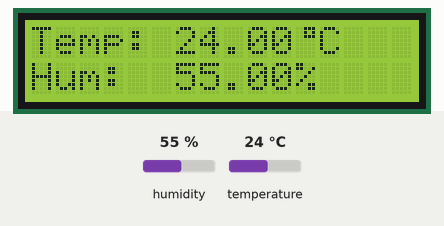
Recording of a sketch running on a simulated ESP8266 (NodeMCU). Parts: 16×2 character LCD. The test bench sets the inputs (shaded band); at power-on: humidity 55 %, temperature 24 °C. WiFi joins after 1.5 s; servers stay silent unless stated; network time is answered at once with the bench clock; the local clock reads 2024-03-15 10:24:30 at power-on unless the sketch sets it; the Firebase database answers and starts empty; not simulated (calls return 0 or success): Secrets.h; what the sketch prints to the serial monitor is not drawn.

Above: at 11.1 s.
11.2 s: humidity set to 22 %
At 15.9 s:
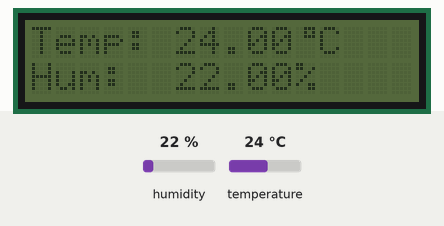
16.5 s: temperature set to 12 °C
At 20.8 s:
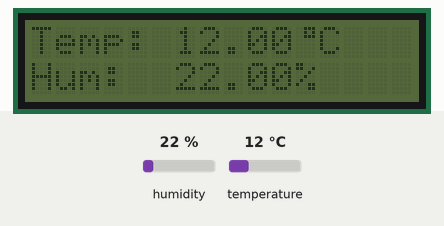
21.5 s: humidity set to 40 %
At 25.7 s:
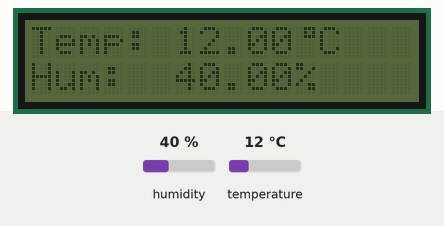
26.5 s: temperature set to 19 °C
At 30.6 s:
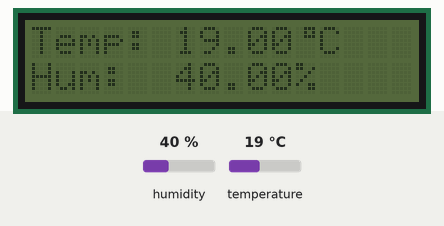
Timing chart, 0 to 32.1 s (numbered marks = the images above; inputs shaded):
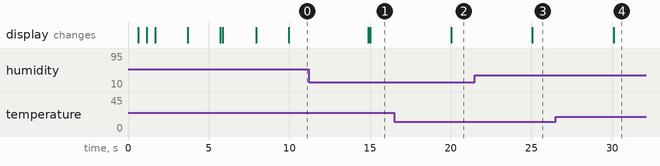

The sketch:

TempMonitor_BME280.ino
```cpp
#include <Wire.h>
#include <LiquidCrystal_I2C.h>

#include <Adafruit_Sensor.h>
#include <Adafruit_BME280.h>

#include <FirebaseArduino.h>
#include <ESP8266WiFi.h>
#include <WiFiUdp.h>
#include <NTPClient.h>
#include<time.h>

#include "Secrets.h"

#define UTC_OFFSET -10800
#define FIREBASE_SENSOR_ID 2

Adafruit_BME280 bme;

LiquidCrystal_I2C lcd(0x27,16,2);

WiFiUDP ntpUDP;
NTPClient timeClient(ntpUDP, "pool.ntp.org", UTC_OFFSET);
struct tm ts, previous_ts;

tm get_current_date(){
  timeClient.update();
  time_t rawtime = timeClient.getEpochTime();

  return *gmtime(&rawtime);
}

int temp_counter = 0;
float temps[24];
int hum_counter = 0;
float hums[24];

char str_buffer[80];

byte custom[8] = {
  0b00111,          // Caractere customizado
  0b00101,
  0b00111,
  0b00000,
  0b00000,
  0b00000,
  0b00000,
  0b00000
};

void setup() {
  Serial.begin(115200);
  lcd.begin(16, 2);
  lcd.init();
  lcd.setBacklight(HIGH);
  lcd.createChar(0, custom);

  // Conecting to WIFI
  WiFi.begin(WIFI_SSID, WIFI_PASSWORD);

  Serial.print("\nConectando");

  int conn_i = 0;
  while (WiFi.status() != WL_CONNECTED)
  {
    delay(500);
    lcd.setCursor(0,0);
    lcd.print("Conectando");
    lcd.setCursor(0,1);
    for (int i = 0; i < conn_i; ++i) {
      lcd.print(".");
    }
    if (++conn_i > 16) conn_i = 0;
  }

  Serial.println("\nConnectado");
  Serial.print ("IP: ");
  Serial.println(WiFi.localIP());

  lcd.clear();
  lcd.setCursor(0,0);
  lcd.print("Conectado");
  lcd.setCursor(0,1);
  lcd.print(WiFi.localIP());

  delay(2000);

  // Sensor test
  Serial.println(F("BME280 test"));

  lcd.clear();
  lcd.setCursor(0,0);
  lcd.print("Teste sensor");
  lcd.setCursor(0,1);

  bool status = bme.begin(0x76);
  if (!status) {
    Serial.println("Could not find a valid BME280 sensor, check wiring!");
    lcd.print("Fail");
  } else {
    lcd.print("Ok");
  }
  delay(2000);

  // Firebase
  Serial.println(F("Firebase test"));

  lcd.clear();
  lcd.setCursor(0,0);
  lcd.print("Teste Firebase");
  lcd.setCursor(0,1);

  Firebase.begin(FIREBASE_HOST, FIREBASE_AUTH);
  if (Firebase.getInt("teste") == 1) {
    Serial.println("Could not get value from Firebase");
    lcd.print("Ok");
  } else {
    lcd.print("Fail");
  }
  delay(2000);

  // Current Time
  Serial.println(F("Time test"));

  ts = get_current_date();
  previous_ts = ts;

  strftime(str_buffer, 80, "%F/%H/%M", &previous_ts);
  Serial.print("Current time is ");
  Serial.println(str_buffer);

  lcd.clear();
  lcd.setCursor(0,0);
  lcd.print("Current Time");
  lcd.setCursor(0,1);
  lcd.print(str_buffer);

  delay(2000);
}

int delay_counter = -1;
int light_counter = 0;
int has_light = 1;

void loop() {
  if (++delay_counter % 50 == 0){
    delay_counter = 0;
    readValuesBME280();

    ts = get_current_date();

    // If the minute changed, save the values
    if (previous_ts.tm_min != ts.tm_min) {
      saveValues();

      // Clear data counter
      temp_counter = 0;
      // Clear data counter
      hum_counter = 0;

      // update time
      previous_ts = ts;
    }
  }

  if (!digitalRead(0)) {
    has_light = 1;
    light_counter = 0;
    lcd.setBacklight(HIGH);
  } else {
    if (has_light) {
      if (++light_counter % 50 == 0) {
        has_light = 0;
        lcd.setBacklight(LOW);
      }
    }
  }

  delay(100);
}

void readValuesBME280() {
  float temp = bme.readTemperature();
  float hum = bme.readHumidity();

  Serial.println("BME280:");
  Serial.print("Temperature = ");
  Serial.print(temp);
  Serial.println(" *C");

  Serial.print("Humidity = ");
  Serial.print(hum);
  Serial.println(" %");

  lcd.clear();
  lcd.setCursor(0,0);
  lcd.print("Temp:");
  lcd.setCursor(6,0);
  lcd.print(temp);
  lcd.write(0);
  lcd.print("C");
  lcd.setCursor(0,1);
  lcd.print("Hum:");
  lcd.setCursor(6,1);
  lcd.print(hum);
  lcd.print("%");

  if (temp_counter == 0) {
      temps[0] = temp;
      temp_counter++;
      return;
  } else if (temp_counter < 12) {
    // Insert into the last position by default
    temps[temp_counter] = temp;

    // Check the correct position
    for (int i = 0; i < temp_counter; ++i) {
      if (temp < temps[i]) {
        // Moving all bigger to new position
        for (int j = temp_counter; j > i; --j) {
          temps[j] = temps[j - 1];
        }
        temps[i] = temp;
        break;
      }
    }
    temp_counter++;
  }

  if (hum_counter == 0) {
      hums[0] = hum;
      hum_counter++;
      return;
  } else if (hum_counter < 12) {
    // Insert into the last position by default
    hums[hum_counter] = hum;

    // Check the correct position
    for (int i = 0; i < hum_counter; ++i) {
      if (hum < hums[i]) {
        // Moving all bigger to new position
        for (int j = hum_counter; j > i; --j) {
          hums[j] = hums[j - 1];
        }
        hums[i] = hum;
        break;
      }
    }
    hum_counter++;
  }
}

void saveValues() {
  char aux_buffer[80];

  // Temperatue
  if (temp_counter <= 2) {
    return;
  }

  float sum = 0;
  for (int i = 1; i < temp_counter - 1; ++i) {
    sum += temps[i];
  }
  float saved_value = sum / (temp_counter - 2);

  // Getting formated date as YYYY-MM-DD/hh/mm to set the correct path
  strftime(aux_buffer, 80, "%F/%H/%M", &previous_ts);
  sprintf(str_buffer, "temp/%d/%s", FIREBASE_SENSOR_ID, aux_buffer);

  // set the value as the average ignoring both the lower and higher values
  Firebase.setFloat(str_buffer, saved_value);

  Serial.print("Salvando no path ");
  Serial.print(str_buffer);
  Serial.print(" o valor ");
  Serial.println(saved_value);

  // Temperatue
  if (hum_counter <= 2) {
    return;
  }

  sum = 0;
  for (int i = 1; i < hum_counter - 1; ++i) {
    sum += hums[i];
  }
  saved_value = sum / (hum_counter - 2);

  // Getting formated date as YYYY-MM-DD/hh/mm to set the correct path
  strftime(aux_buffer, 80, "%F/%H/%M", &previous_ts);
  sprintf(str_buffer, "hum/%d/%s", FIREBASE_SENSOR_ID, aux_buffer);

  // set the value as the average ignoring both the lower and higher values
  Firebase.setFloat(str_buffer, saved_value);

  Serial.print("Salvando no path ");
  Serial.print(str_buffer);
  Serial.print(" o valor ");
  Serial.println(saved_value);
}
```

Measured:
- after the input at 11.2 s, the display: first differs from a run without the input after 3.8 s (image 1)
- after the input at 16.5 s, the display: changes after 3.5 s (image 2)
- after the input at 21.5 s, the display: changes after 3.6 s (image 3)
- after the input at 26.5 s, the display: changes after 3.6 s (image 4)
